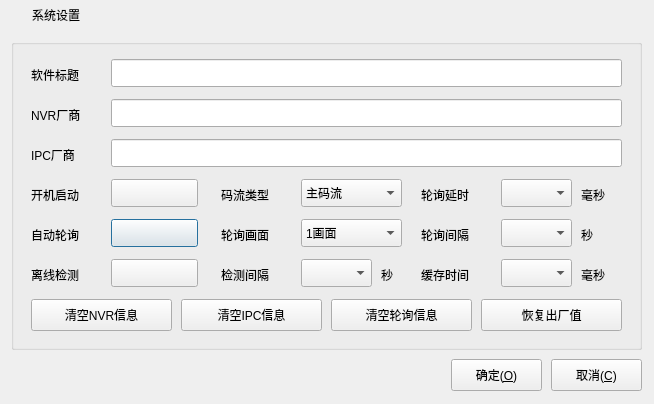
<?xml version="1.0" encoding="UTF-8"?>
<ui version="4.0">
 <class>frmConfig</class>
 <widget class="QDialog" name="frmConfig">
  <property name="geometry">
   <rect>
    <x>0</x>
    <y>0</y>
    <width>654</width>
    <height>404</height>
   </rect>
  </property>
  <property name="windowTitle">
   <string>系统设置</string>
  </property>
  <layout class="QVBoxLayout" name="verticalLayout">
   <property name="spacing">
    <number>0</number>
   </property>
   <property name="leftMargin">
    <number>1</number>
   </property>
   <property name="topMargin">
    <number>1</number>
   </property>
   <property name="rightMargin">
    <number>1</number>
   </property>
   <property name="bottomMargin">
    <number>1</number>
   </property>
   <item>
    <widget class="QWidget" name="widget_title" native="true">
     <property name="sizePolicy">
      <sizepolicy hsizetype="Preferred" vsizetype="Fixed">
       <horstretch>0</horstretch>
       <verstretch>0</verstretch>
      </sizepolicy>
     </property>
     <property name="minimumSize">
      <size>
       <width>100</width>
       <height>28</height>
      </size>
     </property>
     <layout class="QHBoxLayout" name="horizontalLayout_2">
      <property name="spacing">
       <number>0</number>
      </property>
      <property name="leftMargin">
       <number>0</number>
      </property>
      <property name="topMargin">
       <number>0</number>
      </property>
      <property name="rightMargin">
       <number>0</number>
      </property>
      <property name="bottomMargin">
       <number>0</number>
      </property>
      <item>
       <widget class="QLabel" name="lab_Ico">
        <property name="sizePolicy">
         <sizepolicy hsizetype="Minimum" vsizetype="Preferred">
          <horstretch>0</horstretch>
          <verstretch>0</verstretch>
         </sizepolicy>
        </property>
        <property name="minimumSize">
         <size>
          <width>31</width>
          <height>0</height>
         </size>
        </property>
        <property name="text">
         <string/>
        </property>
        <property name="alignment">
         <set>Qt::AlignCenter</set>
        </property>
       </widget>
      </item>
      <item>
       <widget class="QLabel" name="lab_Title">
        <property name="sizePolicy">
         <sizepolicy hsizetype="Expanding" vsizetype="Preferred">
          <horstretch>0</horstretch>
          <verstretch>0</verstretch>
         </sizepolicy>
        </property>
        <property name="styleSheet">
         <string notr="true">font: 10pt &quot;微软雅黑&quot;;</string>
        </property>
        <property name="text">
         <string>系统设置</string>
        </property>
        <property name="alignment">
         <set>Qt::AlignLeading|Qt::AlignLeft|Qt::AlignVCenter</set>
        </property>
       </widget>
      </item>
      <item>
       <widget class="QWidget" name="widget_menu" native="true">
        <property name="sizePolicy">
         <sizepolicy hsizetype="Minimum" vsizetype="Preferred">
          <horstretch>0</horstretch>
          <verstretch>0</verstretch>
         </sizepolicy>
        </property>
        <layout class="QHBoxLayout" name="horizontalLayout">
         <property name="spacing">
          <number>0</number>
         </property>
         <property name="leftMargin">
          <number>0</number>
         </property>
         <property name="topMargin">
          <number>0</number>
         </property>
         <property name="rightMargin">
          <number>0</number>
         </property>
         <property name="bottomMargin">
          <number>0</number>
         </property>
         <item>
          <widget class="QPushButton" name="btnMenu_Close">
           <property name="sizePolicy">
            <sizepolicy hsizetype="Minimum" vsizetype="Expanding">
             <horstretch>0</horstretch>
             <verstretch>0</verstretch>
            </sizepolicy>
           </property>
           <property name="minimumSize">
            <size>
             <width>40</width>
             <height>0</height>
            </size>
           </property>
           <property name="cursor">
            <cursorShape>ArrowCursor</cursorShape>
           </property>
           <property name="focusPolicy">
            <enum>Qt::NoFocus</enum>
           </property>
           <property name="toolTip">
            <string>关闭</string>
           </property>
           <property name="text">
            <string/>
           </property>
           <property name="flat">
            <bool>true</bool>
           </property>
          </widget>
         </item>
        </layout>
       </widget>
      </item>
     </layout>
    </widget>
   </item>
   <item>
    <widget class="QWidget" name="widget_main" native="true">
     <property name="styleSheet">
      <string notr="true">font: 11pt &quot;微软雅黑&quot;;</string>
     </property>
     <widget class="QGroupBox" name="groupBox">
      <property name="geometry">
       <rect>
        <x>10</x>
        <y>10</y>
        <width>631</width>
        <height>311</height>
       </rect>
      </property>
      <property name="title">
       <string/>
      </property>
      <widget class="QLineEdit" name="txtAppTitle">
       <property name="geometry">
        <rect>
         <x>100</x>
         <y>20</y>
         <width>511</width>
         <height>28</height>
        </rect>
       </property>
      </widget>
      <widget class="QLabel" name="labAppTitle">
       <property name="geometry">
        <rect>
         <x>20</x>
         <y>20</y>
         <width>71</width>
         <height>31</height>
        </rect>
       </property>
       <property name="text">
        <string>软件标题</string>
       </property>
      </widget>
      <widget class="QLabel" name="labNVRType">
       <property name="geometry">
        <rect>
         <x>20</x>
         <y>60</y>
         <width>71</width>
         <height>31</height>
        </rect>
       </property>
       <property name="text">
        <string>NVR厂商</string>
       </property>
      </widget>
      <widget class="QLineEdit" name="txtNVRType">
       <property name="geometry">
        <rect>
         <x>100</x>
         <y>60</y>
         <width>511</width>
         <height>28</height>
        </rect>
       </property>
      </widget>
      <widget class="QLineEdit" name="txtIPCType">
       <property name="geometry">
        <rect>
         <x>100</x>
         <y>100</y>
         <width>511</width>
         <height>28</height>
        </rect>
       </property>
      </widget>
      <widget class="QLabel" name="labIPCType">
       <property name="geometry">
        <rect>
         <x>20</x>
         <y>100</y>
         <width>71</width>
         <height>31</height>
        </rect>
       </property>
       <property name="text">
        <string>IPC厂商</string>
       </property>
      </widget>
      <widget class="QComboBox" name="cboxRtspType">
       <property name="geometry">
        <rect>
         <x>290</x>
         <y>140</y>
         <width>101</width>
         <height>28</height>
        </rect>
       </property>
       <item>
        <property name="text">
         <string>主码流</string>
        </property>
       </item>
       <item>
        <property name="text">
         <string>子码流</string>
        </property>
       </item>
      </widget>
      <widget class="QLabel" name="labRtspType">
       <property name="geometry">
        <rect>
         <x>210</x>
         <y>140</y>
         <width>71</width>
         <height>31</height>
        </rect>
       </property>
       <property name="text">
        <string>码流类型</string>
       </property>
      </widget>
      <widget class="SwitchButton" name="btnAutoPoll">
       <property name="geometry">
        <rect>
         <x>100</x>
         <y>180</y>
         <width>87</width>
         <height>28</height>
        </rect>
       </property>
       <property name="text">
        <string/>
       </property>
      </widget>
      <widget class="QLabel" name="labAutoPoll">
       <property name="geometry">
        <rect>
         <x>20</x>
         <y>180</y>
         <width>71</width>
         <height>31</height>
        </rect>
       </property>
       <property name="text">
        <string>自动轮询</string>
       </property>
      </widget>
      <widget class="QLabel" name="labPollType">
       <property name="geometry">
        <rect>
         <x>210</x>
         <y>180</y>
         <width>71</width>
         <height>31</height>
        </rect>
       </property>
       <property name="text">
        <string>轮询画面</string>
       </property>
      </widget>
      <widget class="QComboBox" name="cboxPollType">
       <property name="geometry">
        <rect>
         <x>290</x>
         <y>180</y>
         <width>101</width>
         <height>28</height>
        </rect>
       </property>
       <item>
        <property name="text">
         <string>1画面</string>
        </property>
       </item>
       <item>
        <property name="text">
         <string>4画面</string>
        </property>
       </item>
       <item>
        <property name="text">
         <string>9画面</string>
        </property>
       </item>
       <item>
        <property name="text">
         <string>16画面</string>
        </property>
       </item>
      </widget>
      <widget class="QLabel" name="labAutoRun">
       <property name="geometry">
        <rect>
         <x>20</x>
         <y>140</y>
         <width>71</width>
         <height>31</height>
        </rect>
       </property>
       <property name="text">
        <string>开机启动</string>
       </property>
      </widget>
      <widget class="SwitchButton" name="btnAutoRun">
       <property name="geometry">
        <rect>
         <x>100</x>
         <y>140</y>
         <width>87</width>
         <height>28</height>
        </rect>
       </property>
       <property name="text">
        <string/>
       </property>
      </widget>
      <widget class="QComboBox" name="cboxPollInterval">
       <property name="geometry">
        <rect>
         <x>490</x>
         <y>180</y>
         <width>71</width>
         <height>28</height>
        </rect>
       </property>
      </widget>
      <widget class="QLabel" name="labPollInterval">
       <property name="geometry">
        <rect>
         <x>410</x>
         <y>180</y>
         <width>71</width>
         <height>31</height>
        </rect>
       </property>
       <property name="text">
        <string>轮询间隔</string>
       </property>
      </widget>
      <widget class="QLabel" name="labMsec">
       <property name="geometry">
        <rect>
         <x>570</x>
         <y>220</y>
         <width>31</width>
         <height>31</height>
        </rect>
       </property>
       <property name="text">
        <string>毫秒</string>
       </property>
      </widget>
      <widget class="QLabel" name="labUseVideoOffLineCheck">
       <property name="geometry">
        <rect>
         <x>20</x>
         <y>220</y>
         <width>71</width>
         <height>31</height>
        </rect>
       </property>
       <property name="text">
        <string>离线检测</string>
       </property>
      </widget>
      <widget class="QLabel" name="labVideoOffLineCheckInterval">
       <property name="geometry">
        <rect>
         <x>210</x>
         <y>220</y>
         <width>71</width>
         <height>31</height>
        </rect>
       </property>
       <property name="text">
        <string>检测间隔</string>
       </property>
      </widget>
      <widget class="SwitchButton" name="btnUseVideoOffLineCheck">
       <property name="geometry">
        <rect>
         <x>100</x>
         <y>220</y>
         <width>87</width>
         <height>28</height>
        </rect>
       </property>
       <property name="text">
        <string/>
       </property>
      </widget>
      <widget class="QLabel" name="labSec">
       <property name="geometry">
        <rect>
         <x>370</x>
         <y>220</y>
         <width>21</width>
         <height>31</height>
        </rect>
       </property>
       <property name="text">
        <string>秒</string>
       </property>
      </widget>
      <widget class="QComboBox" name="cboxDelayTime">
       <property name="geometry">
        <rect>
         <x>490</x>
         <y>220</y>
         <width>71</width>
         <height>28</height>
        </rect>
       </property>
      </widget>
      <widget class="QLabel" name="labDelayTime">
       <property name="geometry">
        <rect>
         <x>410</x>
         <y>220</y>
         <width>71</width>
         <height>31</height>
        </rect>
       </property>
       <property name="text">
        <string>缓存时间</string>
       </property>
      </widget>
      <widget class="QComboBox" name="cboxVideoOffLineCheckInterval">
       <property name="geometry">
        <rect>
         <x>290</x>
         <y>220</y>
         <width>71</width>
         <height>28</height>
        </rect>
       </property>
      </widget>
      <widget class="QLabel" name="labSec2">
       <property name="geometry">
        <rect>
         <x>570</x>
         <y>180</y>
         <width>21</width>
         <height>31</height>
        </rect>
       </property>
       <property name="text">
        <string>秒</string>
       </property>
      </widget>
      <widget class="QLabel" name="labSec1">
       <property name="geometry">
        <rect>
         <x>570</x>
         <y>140</y>
         <width>31</width>
         <height>31</height>
        </rect>
       </property>
       <property name="text">
        <string>毫秒</string>
       </property>
      </widget>
      <widget class="QComboBox" name="cboxPollSleep">
       <property name="geometry">
        <rect>
         <x>490</x>
         <y>140</y>
         <width>71</width>
         <height>28</height>
        </rect>
       </property>
      </widget>
      <widget class="QLabel" name="labPollSleep">
       <property name="geometry">
        <rect>
         <x>410</x>
         <y>140</y>
         <width>71</width>
         <height>31</height>
        </rect>
       </property>
       <property name="text">
        <string>轮询延时</string>
       </property>
      </widget>
      <widget class="QPushButton" name="btnClearNVR">
       <property name="geometry">
        <rect>
         <x>20</x>
         <y>260</y>
         <width>141</width>
         <height>32</height>
        </rect>
       </property>
       <property name="cursor">
        <cursorShape>PointingHandCursor</cursorShape>
       </property>
       <property name="text">
        <string>清空NVR信息</string>
       </property>
      </widget>
      <widget class="QPushButton" name="btnClearIPC">
       <property name="geometry">
        <rect>
         <x>170</x>
         <y>260</y>
         <width>141</width>
         <height>32</height>
        </rect>
       </property>
       <property name="cursor">
        <cursorShape>PointingHandCursor</cursorShape>
       </property>
       <property name="text">
        <string>清空IPC信息</string>
       </property>
      </widget>
      <widget class="QPushButton" name="btnClearPoll">
       <property name="geometry">
        <rect>
         <x>320</x>
         <y>260</y>
         <width>141</width>
         <height>32</height>
        </rect>
       </property>
       <property name="cursor">
        <cursorShape>PointingHandCursor</cursorShape>
       </property>
       <property name="text">
        <string>清空轮询信息</string>
       </property>
      </widget>
      <widget class="QPushButton" name="btnClearAll">
       <property name="geometry">
        <rect>
         <x>470</x>
         <y>260</y>
         <width>141</width>
         <height>32</height>
        </rect>
       </property>
       <property name="cursor">
        <cursorShape>PointingHandCursor</cursorShape>
       </property>
       <property name="text">
        <string>恢复出厂值</string>
       </property>
      </widget>
     </widget>
     <widget class="QPushButton" name="btnOk">
      <property name="geometry">
       <rect>
        <x>450</x>
        <y>330</y>
        <width>91</width>
        <height>32</height>
       </rect>
      </property>
      <property name="minimumSize">
       <size>
        <width>0</width>
        <height>28</height>
       </size>
      </property>
      <property name="cursor">
       <cursorShape>PointingHandCursor</cursorShape>
      </property>
      <property name="styleSheet">
       <string notr="true"/>
      </property>
      <property name="text">
       <string>确定(&amp;O)</string>
      </property>
      <property name="icon">
       <iconset resource="rc.qrc">
        <normaloff>:/image/update.png</normaloff>:/image/update.png</iconset>
      </property>
      <property name="iconSize">
       <size>
        <width>20</width>
        <height>20</height>
       </size>
      </property>
     </widget>
     <widget class="QPushButton" name="btnCancel">
      <property name="geometry">
       <rect>
        <x>550</x>
        <y>330</y>
        <width>91</width>
        <height>32</height>
       </rect>
      </property>
      <property name="minimumSize">
       <size>
        <width>0</width>
        <height>28</height>
       </size>
      </property>
      <property name="cursor">
       <cursorShape>PointingHandCursor</cursorShape>
      </property>
      <property name="styleSheet">
       <string notr="true"/>
      </property>
      <property name="text">
       <string>取消(&amp;C)</string>
      </property>
      <property name="icon">
       <iconset resource="rc.qrc">
        <normaloff>:/image/close.png</normaloff>:/image/close.png</iconset>
      </property>
      <property name="iconSize">
       <size>
        <width>20</width>
        <height>20</height>
       </size>
      </property>
     </widget>
    </widget>
   </item>
  </layout>
 </widget>
 <customwidgets>
  <customwidget>
   <class>SwitchButton</class>
   <extends>QPushButton</extends>
   <header location="global">switchbutton.h</header>
  </customwidget>
 </customwidgets>
 <resources>
  <include location="rc.qrc"/>
 </resources>
 <connections/>
</ui>
